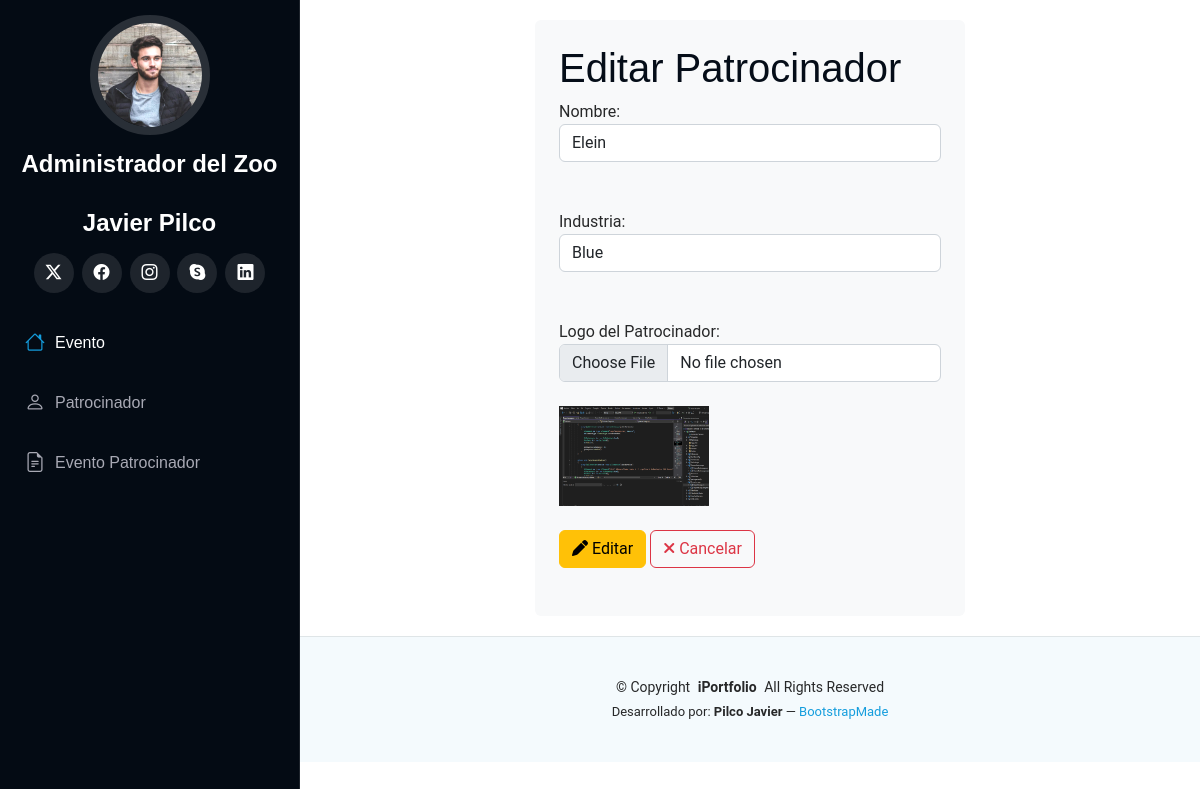
The app's page /editarPatrocinador/1/ with its own data.
### Aplicaciones/Eventos/models.py (models this page shows)
class Patrocinador(models.Model):
    id = models.AutoField(primary_key=True)
    nombre = models.CharField(max_length=200)
    industria = models.CharField(max_length=200)
    logo_patrocinador = models.FileField(upload_to='patrocinadores/logos', null=True, blank=True)

### Aplicaciones/Eventos/views.py (the view)
# urls.py: path('editarPatrocinador/<int:id>/', views.editarPatrocinador),
def editarPatrocinador(request, id):
    patrocinador = Patrocinador.objects.get(id=id)
    return render(request, "editarPatrocinador.html", {'patrocinador': patrocinador})

### Aplicaciones/Eventos/templates/editarPatrocinador.html (shortened to what this page needs)
{% extends './plantilla.html' %}
{% block contenido %}
<div class="row">
    <div class="col-md-3"></div>
    <div class="col-md-6 bg-light p-4 rounded">
        <h1>Editar Patrocinador</h1>
        <form action="/procesarEdicionPatrocinador/" id="frm_editar_patrocinador" method="post" enctype="multipart/form-data">
            <label for="nombre">Nombre:</label><br>
            <input class="form-control" type="text" name="nombre" id="nombre" value="{{ patrocinador.nombre }}"> <br><br>
            <label for="industria">Industria:</label><br>
            <input class="form-control" type="text" name="industria" id="industria" value="{{ patrocinador.industria }}"> <br><br>
            <label for="logo_patrocinador">Logo del Patrocinador:</label><br>
            <input type="file" name="logo_patrocinador" id="logo_patrocinador" class="form-control" accept="image/*"> <br>
            {% if patrocinador.logo_patrocinador %}
                <img src="{{ patrocinador.logo_patrocinador.url }}" alt="Logo actual" width="150px" height="100px">
            {% else %}
                Ninguno
            {% endif %}
            <br><br>
            <button class="btn btn-warning" type="submit">
                <i class="fa fa-pen"></i> Editar
            </button>
            <a class="btn btn-outline-danger" href="/listarPatrocinador/">
                <i class="fa fa-times"></i> Cancelar
            </a>
        </form>
        <br>
    </div>
    <div class="col-md-3"></div>
</div>
{% endblock %}

### Zoologico/static/assets/css/main.css (style rules this page uses)
:root { --default-font: "Roboto", system-ui, -apple-system, "Segoe UI", Roboto, "Helvetica Neue", Arial, "Noto Sans", "Liberation Sans", sans-serif, "Apple Color Emoji", "Segoe UI Emoji", "Segoe UI Symbol", "Noto Color Emoji"; --heading-font: "Raleway", sans-serif; --nav-font: "Poppins", sans-serif; }
:root { --background-color: #ffffff; --default-color: #272829; --heading-color: #050d18; --accent-color: #149ddd; --surface-color: #ffffff; --contrast-color: #ffffff; }
:root { --nav-color: #a8a9b4; --nav-hover-color: #ffffff; --nav-mobile-background-color: #040b14; --nav-dropdown-background-color: #040b14; --nav-dropdown-color: #a8a9b4; --nav-dropdown-hover-color: #ffffff; }
:root { scroll-behavior: smooth; }
body { color: var(--default-color); background-color: var(--background-color); font-family: var(--default-font); }
a { color: var(--accent-color); text-decoration: none; transition: 0.3s; }
h1, h2, h3, h4, h5, h6 { color: var(--heading-color); font-family: var(--heading-font); }

### records on screen
Patrocinador: nombre "Elein", industria "Blue", logo_patrocinador (picture)
